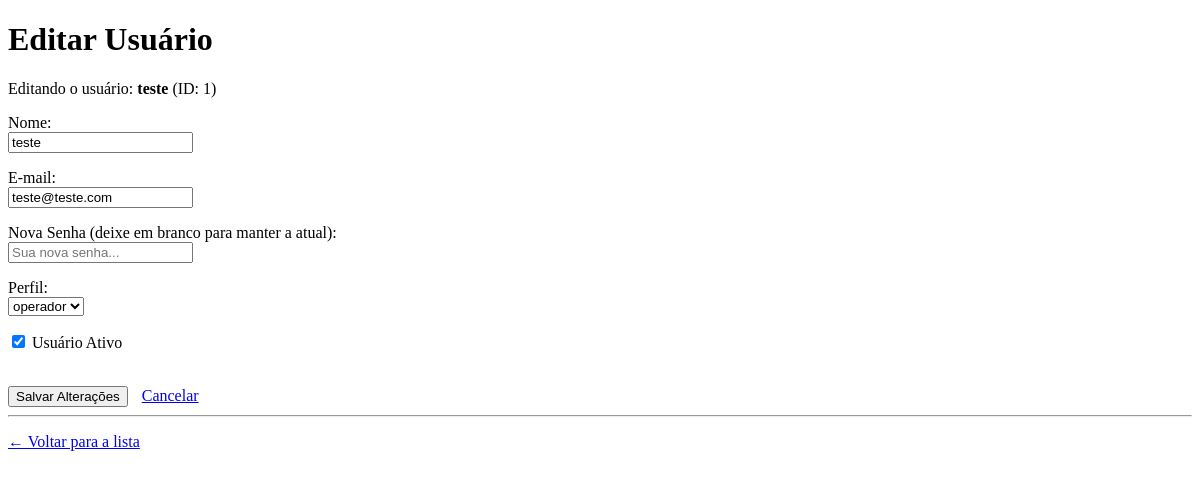
The page /usuarios/1/editar (signed in) on the database as committed earlier.
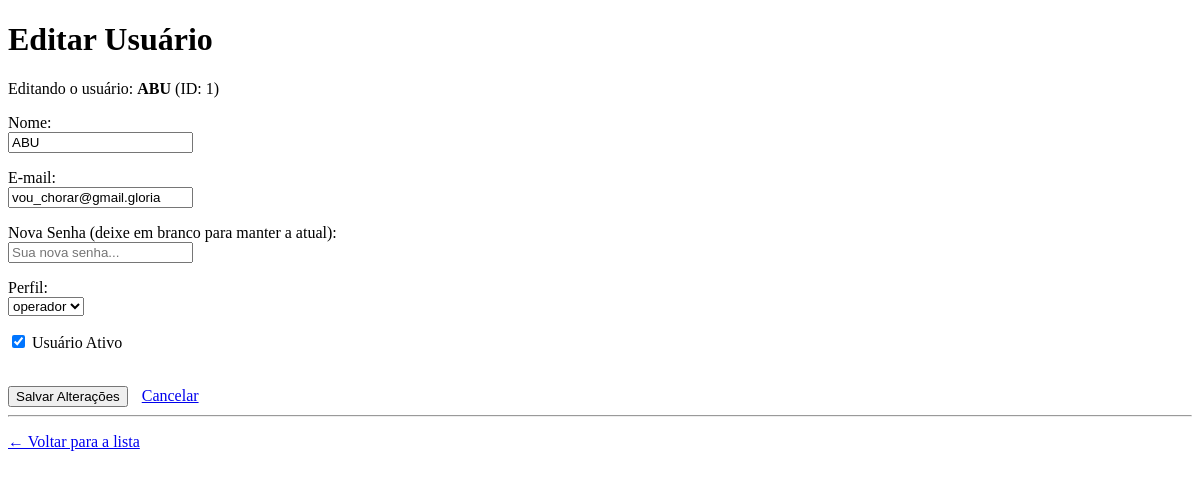
The same page on the database as committed later.
### app/models/usuario.py (models this page shows)
class Usuario(Base):
    __tablename__ = "usuarios"
    id = Column(Integer, primary_key=True, autoincrement=True)
    nome = Column(String(100), nullable=False)
    email = Column(String(150), unique=True, nullable=False)
    senha_hash = Column(String(255), nullable=False)
    role = Column(String(20), default="operador")
    ativo = Column(Boolean, default=True)
    criado_em = Column(DateTime, server_default=func.now())

### app/controllers/admin_controller.py (the view)
@router.get("/{usuario_id}/editar", response_class=HTMLResponse)
def exibir_formulario_editar(
    usuario_id: int,
    request: Request,
    db: Session = Depends(get_db),
    admin = Depends(get_admin)
):
    usuario = db.query(Usuario).filter(Usuario.id == usuario_id).first()
    if not usuario:
        return RedirectResponse(url="/usuarios", status_code=status.HTTP_303_SEE_OTHER)
    return templates.TemplateResponse(
        request,
        "usuarios/editar.html",  # Nome do novo arquivo HTML
        {
            "request": request,
            "usuario": usuario,
            "admin": admin
        }
    )

### app/templates/usuarios/editar.html (shortened to what this page needs)
<!DOCTYPE html>
<html lang="pt-br">
<head>
</head>
<body>
    <h1>Editar Usuário</h1>
    <p>Editando o usuário: <strong>{{ usuario.nome }}</strong> (ID: {{ usuario.id }})</p>
    <form action="/usuarios/{{ usuario.id }}/editar" method="post">
        <p>
            <label for="nome">Nome:</label><br>
            <input type="text" id="nome" name="nome" value="{{ usuario.nome }}" required>
        </p>
        <p>
            <label for="email">E-mail:</label><br>
            <input type="email" id="email" name="email" value="{{ usuario.email }}" required>
        </p>
        <p>
            <label for="senha">Nova Senha (deixe em branco para manter a atual):</label><br>
            <input type="password" id="senha" name="senha" placeholder="Sua nova senha...">
        </p>
        <p>
            <label for="role">Perfil:</label><br>
            <select id="role" name="role" required>
                <option value="operador" {% if usuario.role == 'operador' %}selected{% endif %}>operador</option>
            </select>
        </p>
        <p>
            <label>
                <input type="checkbox" name="ativo" value="on" {% if usuario.ativo %}checked{% endif %}>
                Usuário Ativo
            </label>
        </p>
        <br>
        <button type="submit">Salvar Alterações</button>
        <a href="/usuarios" style="margin-left: 10px;">Cancelar</a>
    </form>
    <hr>
    <p><a href="/usuarios">← Voltar para a lista</a></p>
</body>
</html>

Rows that differ between the two databases and show on the page:
changed Usuario "operador": nome "teste" → "ABU"; email "teste@teste.com" → "vou_chorar@gmail.gloria"
